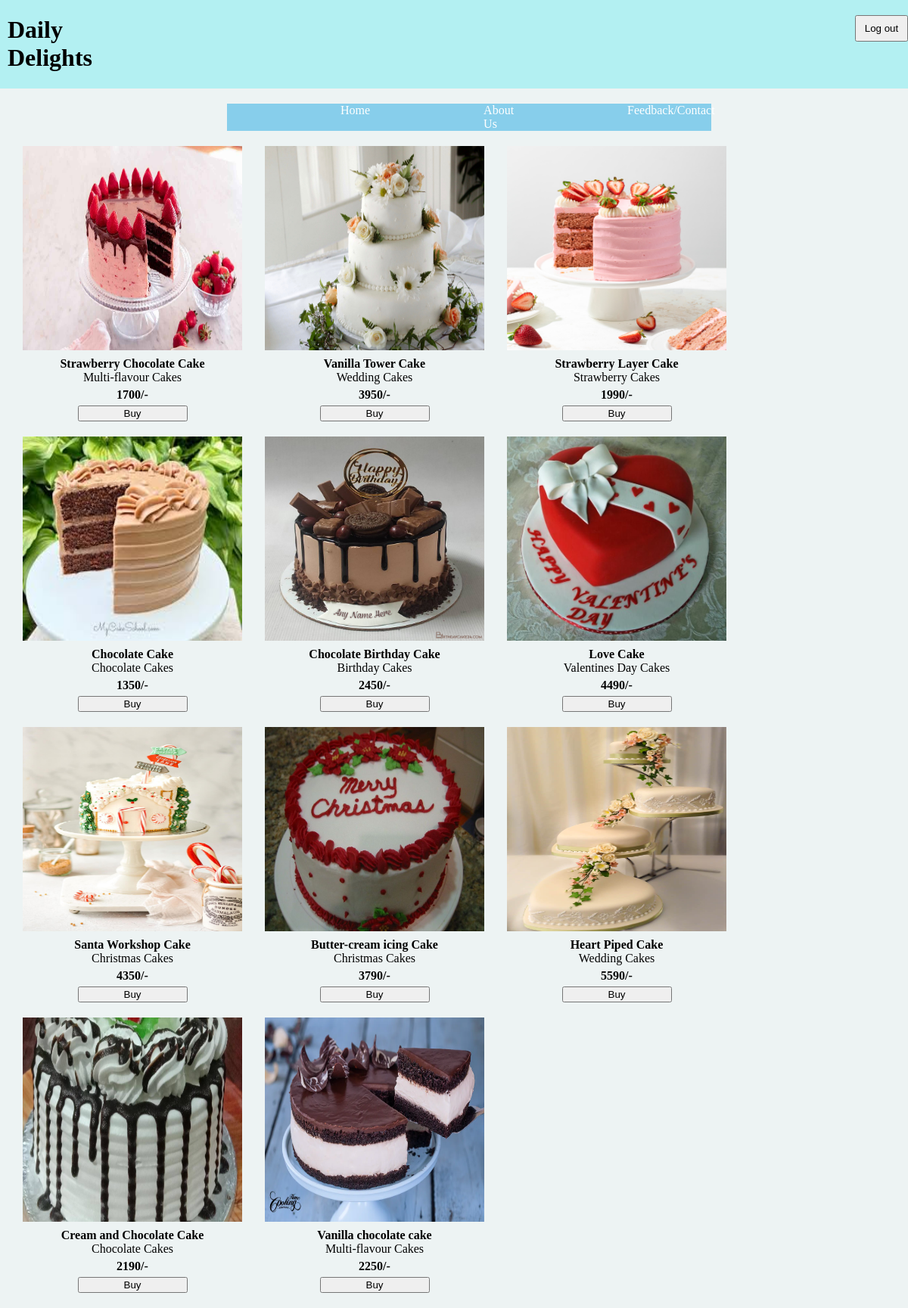
Screenshot of /view_products.php with the database file from the repository.
### tables this page shows
CREATE TABLE `product` (
  `id` int(30) NOT NULL,
  `title` varchar(55) NOT NULL,
  `type` varchar(55) NOT NULL,
  `price` varchar(30) NOT NULL,
  `imgUrl` varchar(55) NOT NULL
);

### shopdb.php (called while the page is built, shortened)
<?php
class database
{
    public function connect()
    {
        $this->con = new PDO("mysql: host=localhost; dbname=shop", "root", "");
    }
}
?>

### product_class.php (called while the page is built, shortened)
<?php
include('shopdb.php');
class product extends database{
    public function getProducts(){
        $q = "SELECT * FROM product";
        $data = $this->con->query($q);
        return $data;
    }
}
?>

### view_products.php (the view, shortened to what this page needs)
<!DOCTYPE html>
<html lang="en">
<head>
    <link rel="stylesheet" href="https://cdnjs.cloudflare.com/ajax/libs/font-awesome/4.7.0/css/font-awesome.min.css">
</head>
<body>
    <div style="display: flex; background-color:#b3f0f2">
        <div style="font-family: Lucida Handwriting; margin-left: 10px"><h1> Daily Delights </h1></div>
        <div class="logoutbutton">
        <a href="logout.php"><input type="submit" value="Log out" class="logout"/></a>
        </div>
    </div>
    <div class="links">
        <div style="margin-left: 150px; display: flex"> <a href="view_products.php"> Home </a> </div>
        <div style="margin-left: 150px; display: flex"> <a href="aboutus.html"> About Us </a> </div>
        <div style="margin-left: 150px; display: flex"> <a href="feedback.php"> Feedback/Contact </a> </div>
    </div>
</body>
</html>
<?php
include('product_class.php');
$p = new product;
$p->connect();
$data = $p->getProducts();
foreach($data as $key=>$item){
    echo '<div class="display">';
    echo '<img width=290 height=270 src=' . $item[4] .' />';
    echo '<div class="text">';
    echo $item[1];
    echo '</div>';
    echo '<div>';
    echo $item[2];
    echo '</div>';
    echo '<div class="text">';
    echo $item[3];
    echo '/-';
    echo '</div>';
    echo '<div class="text">';
    echo "<a href='checkout.php?id=$item[0]''><input type='submit' value='Buy' class='buy'/></a>";
    echo '</div>';
    echo '</div>';
}
?>

### view_products.php (style rules this page uses)
body { font-family: calibri; margin : 0px; padding : 0px; background-size: cover; background-size: center; background-color: rgb(237, 243, 243); }
a { text-decoration: none; color: white; }
.logout { margin-top: 20px; width: 70px; height: 35px; }
.logoutbutton { width: 80px; margin-left: 980px; }
.display { display:inline-block; margin-left: 30px; margin-bottom: 20px; text-align: center; font-family: calibri; }
.buy { width: 50%; }
.text { font-weight: bold; padding-top: 5px; }
.links { margin-right: 260px; margin-top: 20px; display: flex; margin-left: 300px; margin-bottom: 20px; background-color: skyblue; }

### rows the page displays
product: imgUrl (picture), title "Strawberry Chocolate Cake", type "Multi-flavour Cakes", price "1700"
product: imgUrl (picture), title "Vanilla Tower Cake", type "Wedding Cakes", price "3950"
product: imgUrl (picture), title "Strawberry Layer Cake", type "Strawberry Cakes", price "1990"
product: imgUrl (picture), title "Chocolate Cake", type "Chocolate Cakes", price "1350"
product: imgUrl (picture), title "Chocolate Birthday Cake", type "Birthday Cakes", price "2450"
product: imgUrl (picture), title "Love Cake", type "Valentines Day Cakes", price "4490"
product: imgUrl (picture), title "Santa Workshop Cake", type "Christmas Cakes", price "4350"
product: imgUrl (picture), title "Butter-cream icing Cake", type "Christmas Cakes", price "3790"
product: imgUrl (picture), title "Heart Piped Cake", type "Wedding Cakes", price "5590"
product: imgUrl (picture), title "Cream and Chocolate Cake", type "Chocolate Cakes", price "2190"
product: imgUrl (picture), title "Vanilla chocolate cake", type "Multi-flavour Cakes", price "2250"
